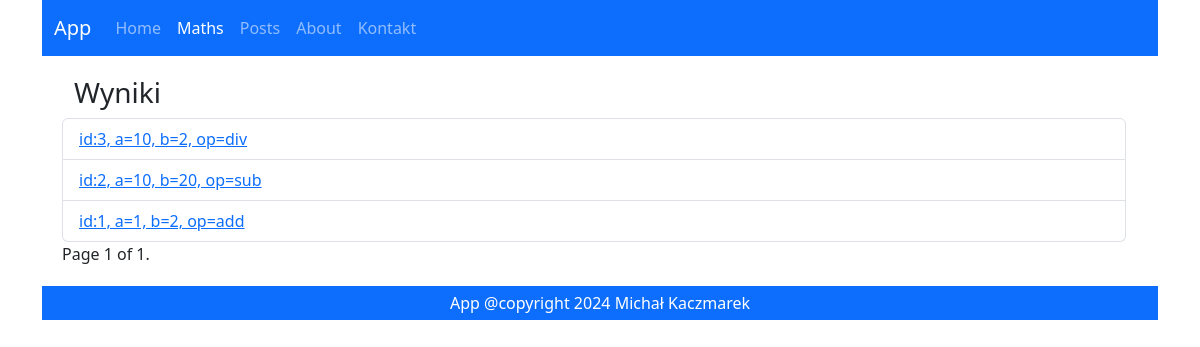
The page /maths/histories/ on the database as committed earlier.
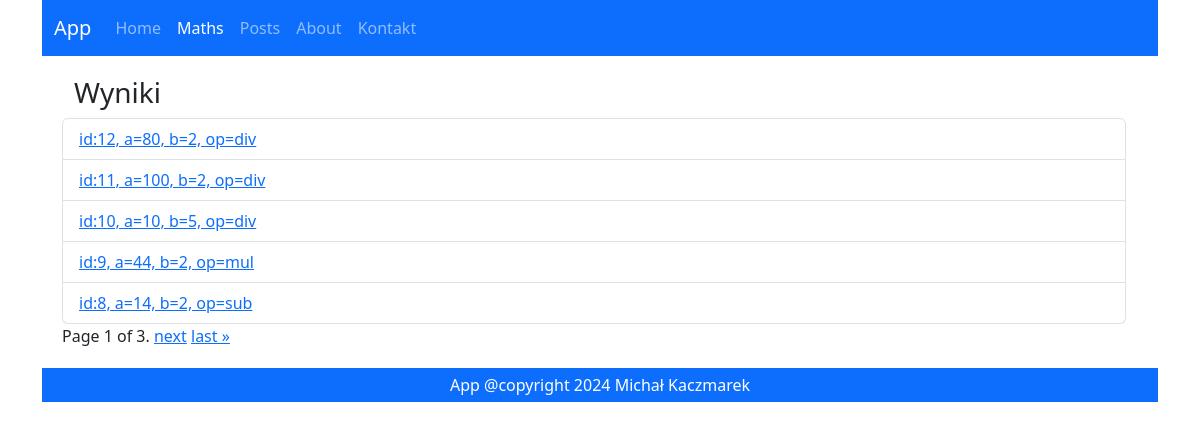
The same page on the database as committed later.
### maths/models.py (models this page shows)
class Math(models.Model):
    operation = models.CharField(max_length=5, choices=OPERATION_CHOICES)
    a = models.IntegerField()
    b = models.IntegerField()
    created = models.DateTimeField(auto_now_add=True)
    result = models.ForeignKey(
      'maths.Result',
        on_delete=models.CASCADE,
        null=True,
        blank=True
    )
    def __str__(self):
        return f"id:{self.id}, a={self.a}, b={self.b}, op={self.operation}"
    class Meta:
       ordering = ["-id"]

### maths/views.py (the view)
# urls.py: path('histories/', maths_list, name="list"),
def maths_list(request):
   maths = Math.objects.all()
   paginator = Paginator(maths, 5)
   page_number = request.GET.get('page')
   maths = paginator.get_page(page_number)
   return render(
       request=request,
       template_name="maths/list.html",
       context={"maths": maths}
   )

### maths/templates/maths/list.html (shortened to what this page needs)
{% extends 'main.html' %}
{% block content %}
  <h3>Wyniki</h3>
  <ul class="list-group">
    {% for m in maths %}
      <li class="list-group-item">
        <a href="{% url 'maths:details' m.id %}">{{ m }}</a>
      </li>
    {% endfor %}
  </ul>
  <div class="pagination">
    <span class="step-links">
      <span class="current">Page {{ maths.number }} of {{ maths.paginator.num_pages }}.</span>
      {% if maths.has_next %}
        <a href="?page={{ maths.next_page_number }}">next</a>
        <a href="?page={{ maths.paginator.num_pages }}">last »</a>
      {% endif %}
    </span>
  </div>
{% endblock %}

Rows that differ between the two databases and show on the page:
no longer on this page (row edited): Math: id+a+b "id:3, a=10, b=2, op=div"
no longer on this page (row edited): Math: id+a+b "id:2, a=10, b=20, op=sub"
no longer on this page (row edited): Math: id+a+b "id:1, a=1, b=2, op=add"
added Math: id+a+b "id:12, a=80, b=2, op=div"
added Math: id+a+b "id:11, a=100, b=2, op=div"
added Math: id+a+b "id:10, a=10, b=5, op=div"
added Math: id+a+b "id:9, a=44, b=2, op=mul"
added Math: id+a+b "id:8, a=14, b=2, op=sub"
Other text that changed with them:
{{ maths.paginator.num_pages }}: "1" → "3"
text now shown: "next last »"
